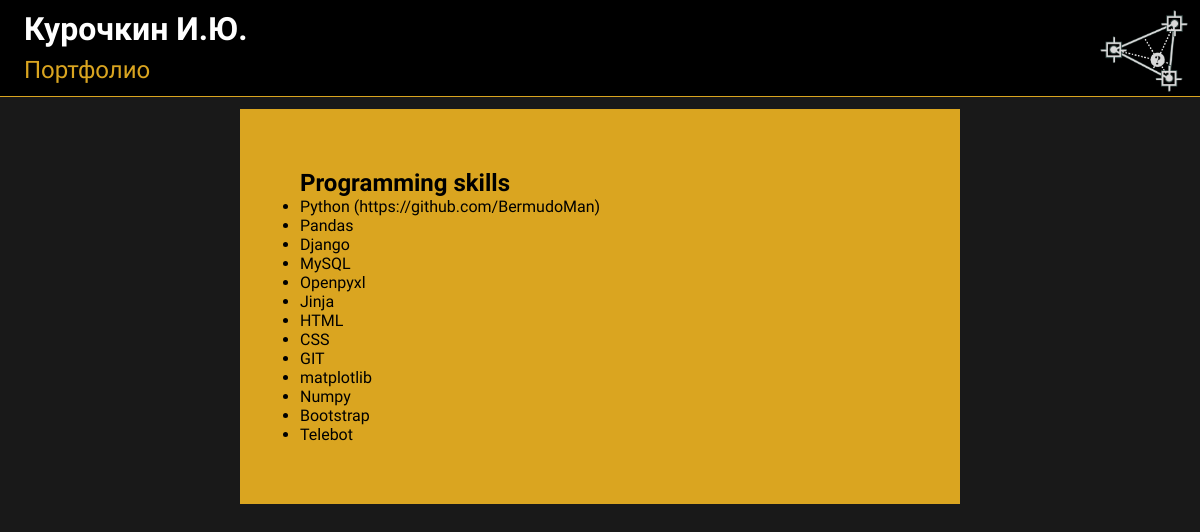
The app's page /skills_prog with its own data.
### title/models.py (models this page shows, shortened)
class Skills(models.Model):
    skill = models.CharField(max_length=500, verbose_name='Skill')
    skill_cat = models.ForeignKey('SkillCategory', blank=True, on_delete=models.PROTECT, verbose_name='skill_cat')
    class Meta:
        verbose_name = 'Skills'
        verbose_name_plural = 'Skills'
        ordering = ['skill_cat']

### title/views.py (the view)
# urls.py: path('skills_prog', views.SkillsViewProg.as_view(), name='skills_prog'),
class SkillsViewProg(ListView):
    model = Skills
    template_name = 'title/skills_prog.html'
    context_object_name = 'skills'

### title/templates/title/skills_prog.html
{% extends 'base.html' %}
{% load static %}
{% block Skills %}
    <div class="publications_style">
    <h2>Programming skills</h2>
    <ul>
        {% for s in skills %}
            {% if s.skill_cat_id == 6 %}
                <li>{{ s.skill }}</li>
            {% endif %}
        {% endfor %}
    </ul>
    </div>
{% endblock %}

### title/static/title/css/style2.css (style rules this page uses)
* { margin: 0; padding: 0; }
body { background: rgba(25, 25, 25, 1); width: 100%; font-family: "Tektur", sans-serif; color: white; }
.publications_style { color: black; background: goldenrod; margin-top: 1%; margin-left: 20%; margin-right: 20%; width: 50%; padding: 5%; text-align: left; }

### records on screen
Skills: skill "Python (https://github.com/BermudoMan)"
Skills: skill "Pandas"
Skills: skill "Django"
Skills: skill "MySQL"
Skills: skill "Openpyxl"
Skills: skill "Jinja"
Skills: skill "HTML"
Skills: skill "CSS"
Skills: skill "GIT"
Skills: skill "matplotlib"
Skills: skill "Numpy"
Skills: skill "Bootstrap"
Skills: skill "Telebot"
